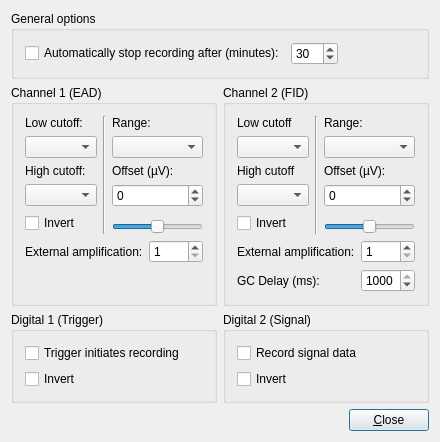
<ui version="4.0" >
 <class>RecordSettingsDialogClass</class>
 <widget class="QDialog" name="RecordSettingsDialogClass" >
  <property name="geometry" >
   <rect>
    <x>0</x>
    <y>0</y>
    <width>402</width>
    <height>405</height>
   </rect>
  </property>
  <property name="windowTitle" >
   <string>Recording Options</string>
  </property>
  <layout class="QGridLayout" name="gridLayout_3" >
   <item row="0" column="0" colspan="3" >
    <widget class="QGroupBox" name="grpGeneral" >
     <property name="title" >
      <string>General options</string>
     </property>
     <property name="checked" >
      <bool>false</bool>
     </property>
     <layout class="QVBoxLayout" name="verticalLayout_3" >
      <item>
       <layout class="QHBoxLayout" name="horizontalLayout" >
        <item>
         <widget class="QCheckBox" name="chkRecordingDuration" >
          <property name="text" >
           <string>Automatically stop recording after (minutes):</string>
          </property>
         </widget>
        </item>
        <item>
         <widget class="QSpinBox" name="edtRecordingDuration" >
          <property name="minimum" >
           <number>1</number>
          </property>
          <property name="maximum" >
           <number>999</number>
          </property>
          <property name="value" >
           <number>30</number>
          </property>
         </widget>
        </item>
        <item>
         <spacer name="horizontalSpacer_3" >
          <property name="orientation" >
           <enum>Qt::Horizontal</enum>
          </property>
          <property name="sizeHint" stdset="0" >
           <size>
            <width>40</width>
            <height>20</height>
           </size>
          </property>
         </spacer>
        </item>
       </layout>
      </item>
     </layout>
    </widget>
   </item>
   <item row="1" column="0" >
    <widget class="QGroupBox" name="groupBox" >
     <property name="title" >
      <string>Channel 1 (EAD)</string>
     </property>
     <layout class="QGridLayout" name="gridLayout" >
      <item row="0" column="0" >
       <widget class="QLabel" name="label_3" >
        <property name="text" >
         <string>Low cutoff:</string>
        </property>
       </widget>
      </item>
      <item rowspan="6" row="0" column="1" >
       <widget class="Line" name="line" >
        <property name="orientation" >
         <enum>Qt::Vertical</enum>
        </property>
       </widget>
      </item>
      <item row="0" column="2" >
       <widget class="QLabel" name="label_8" >
        <property name="text" >
         <string>Range:</string>
        </property>
       </widget>
      </item>
      <item row="1" column="0" >
       <widget class="QComboBox" name="cmbHighpass_1" />
      </item>
      <item row="1" column="2" >
       <widget class="QComboBox" name="cmbRange_1" />
      </item>
      <item row="2" column="0" >
       <widget class="QLabel" name="label_2" >
        <property name="text" >
         <string>High cutoff:</string>
        </property>
       </widget>
      </item>
      <item row="2" column="2" >
       <widget class="QLabel" name="label_4" >
        <property name="text" >
         <string>Offset (µV):</string>
        </property>
       </widget>
      </item>
      <item row="3" column="0" >
       <widget class="QComboBox" name="cmbLowpass_1" />
      </item>
      <item row="3" column="2" >
       <widget class="QSpinBox" name="edtOffset_1" >
        <property name="minimum" >
         <number>-1000000</number>
        </property>
        <property name="maximum" >
         <number>1000000</number>
        </property>
        <property name="singleStep" >
         <number>30</number>
        </property>
       </widget>
      </item>
      <item rowspan="2" row="4" column="0" >
       <widget class="QCheckBox" name="chkInvert_1" >
        <property name="text" >
         <string>Invert</string>
        </property>
       </widget>
      </item>
      <item row="5" column="2" >
       <widget class="QSlider" name="sliderOffset_1" >
        <property name="minimum" >
         <number>-60</number>
        </property>
        <property name="maximum" >
         <number>60</number>
        </property>
        <property name="orientation" >
         <enum>Qt::Horizontal</enum>
        </property>
       </widget>
      </item>
      <item row="6" column="0" colspan="3" >
       <layout class="QHBoxLayout" name="horizontalLayout_3" >
        <item>
         <widget class="QLabel" name="label" >
          <property name="text" >
           <string>External amplification:</string>
          </property>
         </widget>
        </item>
        <item>
         <widget class="QSpinBox" name="edtExternalAmplification_1" >
          <property name="minimum" >
           <number>1</number>
          </property>
          <property name="maximum" >
           <number>1000</number>
          </property>
         </widget>
        </item>
       </layout>
      </item>
      <item row="7" column="0" >
       <spacer name="verticalSpacer" >
        <property name="orientation" >
         <enum>Qt::Vertical</enum>
        </property>
        <property name="sizeHint" stdset="0" >
         <size>
          <width>20</width>
          <height>18</height>
         </size>
        </property>
       </spacer>
      </item>
     </layout>
    </widget>
   </item>
   <item row="1" column="1" colspan="2" >
    <widget class="QGroupBox" name="groupBox_2" >
     <property name="title" >
      <string>Channel 2 (FID)</string>
     </property>
     <layout class="QGridLayout" name="gridLayout_4" >
      <item row="0" column="0" >
       <widget class="QLabel" name="label_7" >
        <property name="text" >
         <string>Low cutoff</string>
        </property>
       </widget>
      </item>
      <item rowspan="6" row="0" column="1" >
       <widget class="Line" name="line_2" >
        <property name="orientation" >
         <enum>Qt::Vertical</enum>
        </property>
       </widget>
      </item>
      <item row="0" column="2" >
       <widget class="QLabel" name="label_9" >
        <property name="text" >
         <string>Range:</string>
        </property>
       </widget>
      </item>
      <item row="1" column="0" >
       <widget class="QComboBox" name="cmbHighpass_2" />
      </item>
      <item row="1" column="2" >
       <widget class="QComboBox" name="cmbRange_2" />
      </item>
      <item row="2" column="0" >
       <widget class="QLabel" name="label_5" >
        <property name="text" >
         <string>High cutoff</string>
        </property>
       </widget>
      </item>
      <item row="2" column="2" >
       <widget class="QLabel" name="label_6" >
        <property name="text" >
         <string>Offset (µV):</string>
        </property>
       </widget>
      </item>
      <item row="3" column="0" >
       <widget class="QComboBox" name="cmbLowpass_2" />
      </item>
      <item row="3" column="2" >
       <widget class="QSpinBox" name="edtOffset_2" >
        <property name="minimum" >
         <number>-1000000</number>
        </property>
        <property name="maximum" >
         <number>1000000</number>
        </property>
        <property name="singleStep" >
         <number>30</number>
        </property>
       </widget>
      </item>
      <item rowspan="2" row="4" column="0" >
       <widget class="QCheckBox" name="chkInvert_2" >
        <property name="text" >
         <string>Invert</string>
        </property>
       </widget>
      </item>
      <item row="5" column="2" >
       <widget class="QSlider" name="sliderOffset_2" >
        <property name="minimum" >
         <number>-60</number>
        </property>
        <property name="maximum" >
         <number>60</number>
        </property>
        <property name="orientation" >
         <enum>Qt::Horizontal</enum>
        </property>
       </widget>
      </item>
      <item row="6" column="0" colspan="3" >
       <layout class="QGridLayout" name="gridLayout_2" >
        <item row="0" column="0" >
         <widget class="QLabel" name="label_10" >
          <property name="text" >
           <string>External amplification:</string>
          </property>
         </widget>
        </item>
        <item row="0" column="1" >
         <widget class="QSpinBox" name="edtExternalAmplification_2" >
          <property name="minimum" >
           <number>1</number>
          </property>
          <property name="maximum" >
           <number>1000</number>
          </property>
         </widget>
        </item>
        <item row="1" column="0" >
         <widget class="QLabel" name="label_11" >
          <property name="text" >
           <string>GC Delay (ms):</string>
          </property>
         </widget>
        </item>
        <item row="1" column="1" >
         <widget class="QSpinBox" name="edtGcDelay" >
          <property name="maximum" >
           <number>1000</number>
          </property>
          <property name="singleStep" >
           <number>10</number>
          </property>
          <property name="value" >
           <number>1000</number>
          </property>
         </widget>
        </item>
       </layout>
      </item>
     </layout>
    </widget>
   </item>
   <item row="2" column="0" >
    <widget class="QGroupBox" name="groupBox_3" >
     <property name="title" >
      <string>Digital 1 (Trigger)</string>
     </property>
     <layout class="QVBoxLayout" name="verticalLayout" >
      <item>
       <widget class="QCheckBox" name="chkRecordOnTrigger" >
        <property name="text" >
         <string>Trigger initiates recording</string>
        </property>
       </widget>
      </item>
      <item>
       <widget class="QCheckBox" name="chkInvert_3" >
        <property name="text" >
         <string>Invert</string>
        </property>
       </widget>
      </item>
     </layout>
    </widget>
   </item>
   <item row="2" column="1" colspan="2" >
    <widget class="QGroupBox" name="groupBox_4" >
     <property name="title" >
      <string>Digital 2 (Signal)</string>
     </property>
     <layout class="QVBoxLayout" name="verticalLayout_2" >
      <item>
       <widget class="QCheckBox" name="chkEnabled_4" >
        <property name="text" >
         <string>Record signal data</string>
        </property>
       </widget>
      </item>
      <item>
       <widget class="QCheckBox" name="chkInvert_4" >
        <property name="text" >
         <string>Invert</string>
        </property>
       </widget>
      </item>
     </layout>
    </widget>
   </item>
   <item row="3" column="1" >
    <spacer name="horizontalSpacer_2" >
     <property name="orientation" >
      <enum>Qt::Horizontal</enum>
     </property>
     <property name="sizeHint" stdset="0" >
      <size>
       <width>103</width>
       <height>20</height>
      </size>
     </property>
    </spacer>
   </item>
   <item row="3" column="2" >
    <widget class="QPushButton" name="btnClose" >
     <property name="text" >
      <string>&amp;Close</string>
     </property>
     <property name="default" >
      <bool>true</bool>
     </property>
    </widget>
   </item>
  </layout>
 </widget>
 <layoutdefault spacing="6" margin="11" />
 <tabstops>
  <tabstop>chkRecordingDuration</tabstop>
  <tabstop>edtRecordingDuration</tabstop>
  <tabstop>cmbHighpass_1</tabstop>
  <tabstop>cmbLowpass_1</tabstop>
  <tabstop>chkInvert_1</tabstop>
  <tabstop>cmbRange_1</tabstop>
  <tabstop>edtOffset_1</tabstop>
  <tabstop>sliderOffset_1</tabstop>
  <tabstop>cmbHighpass_2</tabstop>
  <tabstop>cmbLowpass_2</tabstop>
  <tabstop>chkInvert_2</tabstop>
  <tabstop>cmbRange_2</tabstop>
  <tabstop>edtOffset_2</tabstop>
  <tabstop>sliderOffset_2</tabstop>
  <tabstop>chkRecordOnTrigger</tabstop>
  <tabstop>chkInvert_3</tabstop>
  <tabstop>chkEnabled_4</tabstop>
  <tabstop>chkInvert_4</tabstop>
  <tabstop>btnClose</tabstop>
 </tabstops>
 <resources/>
 <connections>
  <connection>
   <sender>btnClose</sender>
   <signal>clicked()</signal>
   <receiver>RecordSettingsDialogClass</receiver>
   <slot>accept()</slot>
   <hints>
    <hint type="sourcelabel" >
     <x>396</x>
     <y>360</y>
    </hint>
    <hint type="destinationlabel" >
     <x>271</x>
     <y>329</y>
    </hint>
   </hints>
  </connection>
 </connections>
</ui>
